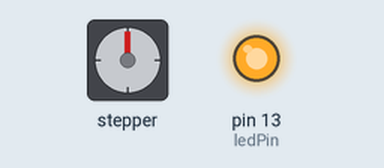
The sketch below on a simulated Arduino Uno, built with avr-gcc and run on an emulated ATmega328P. Shown: stepper motor, output pins drawn as LEDs (lit = HIGH). Wiring (inferred from the names in the program): stepper motor driver (200 steps per turn assumed): step pin 5; direction pin 6; enable pin 2. Pins used as bus, display or sensor lines are not drawn.

Above: at 0.5 s.
Timing chart, 0 to 2.0 s (numbered marks = the images above):
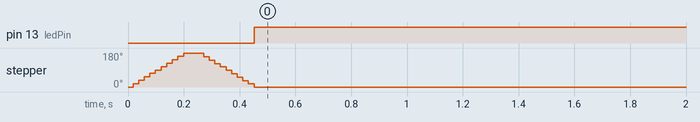

Measured:
- by itself, pin 13 (ledPin): LOW → HIGH at 0.45 s
- by itself, stepper: turns 180° clockwise in 0.18 s, then 180° counter-clockwise in 0.20 s

The sketch:

frontFullTurn.ino
```cpp
#define enPin 2
#define stepPin 5
#define dirPin 6
#define ledPin 13

void setup(){
  pinMode(enPin, OUTPUT);
  pinMode(stepPin, OUTPUT);
  pinMode(dirPin, OUTPUT);
  pinMode(ledPin, OUTPUT);

  digitalWrite(enPin, LOW);

  move();
}

void loop(){
  digitalWrite(ledPin, HIGH);
}

void move(){
  digitalWrite(dirPin, HIGH);
  // Spin the stepper motor 1 revolution slowly:
  delayMicroseconds(5);

  for (int i = 0; i < 100; i++) {
    // These four lines result in 1 step:
    digitalWrite(stepPin, HIGH);
    delayMicroseconds(1000);
    digitalWrite(stepPin, LOW);
    delayMicroseconds(1000);
  }

  delay(50);

  digitalWrite(dirPin, LOW);
  // Spin the stepper motor 1 revolution slowly:
  delayMicroseconds(5);

  for (int i = 0; i < 100; i++) {
    // These four lines result in 1 step:
    digitalWrite(stepPin, HIGH);
    delayMicroseconds(1000);
    digitalWrite(stepPin, LOW);
    delayMicroseconds(1000);
  }


  digitalWrite(dirPin, LOW);

}
```
